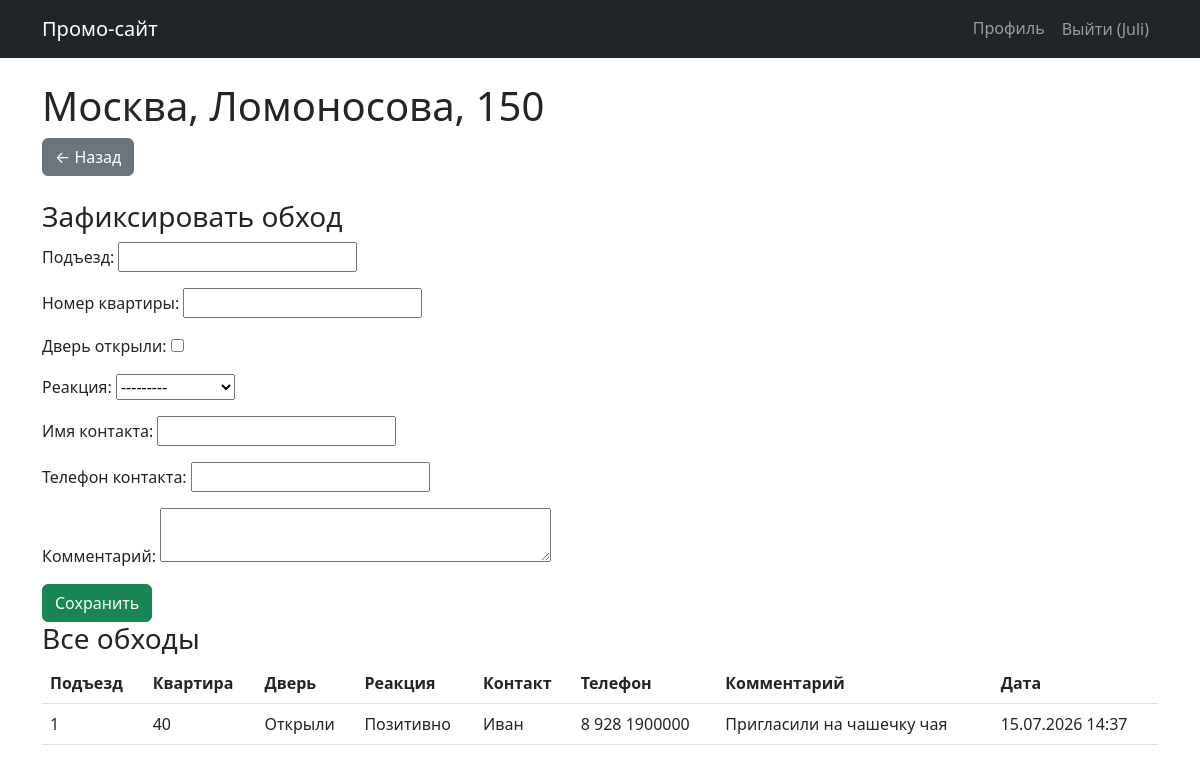
The app's page /campaign/5/house/5/ (signed in) with its own data.
### campaigns/models.py (models this page shows, shortened)
class House(models.Model):
    campaign = models.ForeignKey(
        Campaign, on_delete=models.CASCADE, related_name='houses',
        verbose_name='Кампания'
    )
    city = models.CharField(max_length=100, verbose_name='Город')
    street = models.CharField(max_length=200, verbose_name='Улица')
    house_number = models.CharField(max_length=20, verbose_name='Номер дома')
    entrances = models.PositiveIntegerField(verbose_name='Количество подъездов')
    apartments_per_entrance = models.PositiveIntegerField(verbose_name='Квартир в подъезде')
    class Meta:
        verbose_name = 'Дом'
        verbose_name_plural = 'Дома'

class ApartmentVisit(models.Model):
    house = models.ForeignKey(
        House, on_delete=models.CASCADE, related_name='visits',
        verbose_name='Дом'
    )
    entrance = models.PositiveIntegerField(verbose_name='Подъезд')
    apartment_number = models.PositiveIntegerField(verbose_name='Номер квартиры')
    opened_door = models.BooleanField(verbose_name='Дверь открыли')
    reaction = models.CharField(
        max_length=20,
        choices=[
            ('positive', 'Позитивно'),
            ('neutral', 'Нейтрально'),
            ('negative', 'Негативно')
        ],
        blank=True, null=True,
        verbose_name='Реакция'
    )
    contact_name = models.CharField(max_length=100, blank=True, null=True, verbose_name='Имя контакта')
    contact_phone = models.CharField(max_length=20, blank=True, null=True, verbose_name='Телефон контакта')
    comment = models.TextField(blank=True, null=True, verbose_name='Комментарий')
    visited_at = models.DateTimeField(auto_now_add=True, verbose_name='Дата и время обхода')
    visitor = models.ForeignKey(User, on_delete=models.CASCADE, verbose_name='Кто обошёл')
    class Meta:
        verbose_name = 'Поквартирный обход'
        verbose_name_plural = 'Поквартирные обходы'

### campaigns/views.py (the view)
# urls.py: path('campaign/<int:campaign_id>/house/<int:house_id>/', views.house_detail, name='house_detail'),
@login_required
def house_detail(request, campaign_id, house_id):
    campaign = get_object_or_404(Campaign, id=campaign_id)
    house = get_object_or_404(House, id=house_id, campaign=campaign)
    visits = house.visits.order_by('-visited_at')
    if request.method == 'POST':
        form = ApartmentVisitForm(request.POST)
        if form.is_valid():
            data = form.cleaned_data
            record_visit(
                house=house,
                visitor=request.user,
                entrance=data['entrance'],
                apartment_number=data['apartment_number'],
                opened_door=data['opened_door'],
                reaction=data.get('reaction'),
                contact_name=data.get('contact_name'),
                contact_phone=data.get('contact_phone'),
                comment=data.get('comment')
            )
            messages.success(request, 'Обход зафиксирован!')
            return redirect('house_detail', campaign_id=campaign.id, house_id=house.id)
    else:
        form = ApartmentVisitForm()
    return render(request, 'campaigns/house_detail.html', {
        'campaign': campaign,
        'house': house,
        'visits': visits,
        'visit_form': form,
    })

### campaigns/forms.py
class ApartmentVisitForm(forms.ModelForm):
    class Meta:
        model = ApartmentVisit
        fields = ['entrance', 'apartment_number', 'opened_door', 'reaction',
                  'contact_name', 'contact_phone', 'comment']
        labels = {
            'entrance': 'Подъезд',
            'apartment_number': 'Номер квартиры',
            'opened_door': 'Дверь открыли',
            'reaction': 'Реакция',
            'contact_name': 'Имя контакта',
            'contact_phone': 'Телефон контакта',
            'comment': 'Комментарий',
        }
        widgets = {'comment': forms.Textarea(attrs={'rows': 2})}

### campaigns/templates/campaigns/house_detail.html (shortened to what this page needs)
{% extends 'campaigns/base.html' %}
{% block content %}
<h1>{{ house.city }}, {{ house.street }}, {{ house.house_number }}</h1>
<a href="{% url 'campaign_detail' campaign.id %}" class="btn btn-secondary">← Назад</a>
<h3 class="mt-4">Зафиксировать обход</h3>
<form method="post">
    {{ visit_form.as_p }}
    <button class="btn btn-success">Сохранить</button>
</form>
<h3>Все обходы</h3>
<table class="table">
    <thead>
        <tr>
            <th>Подъезд</th><th>Квартира</th><th>Дверь</th><th>Реакция</th>
            <th>Контакт</th><th>Телефон</th><th>Комментарий</th><th>Дата</th>
        </tr>
    </thead>
    <tbody>
        {% for v in visits %}
        <tr>
            <td>{{ v.entrance }}</td>
            <td>{{ v.apartment_number }}</td>
            <td>{{ v.opened_door|yesno:"Открыли,Не открыли" }}</td>
            <td>{{ v.get_reaction_display|default:"—" }}</td>
            <td>{{ v.contact_name|default:"—" }}</td>
            <td>{{ v.contact_phone|default:"—" }}</td>
            <td>{{ v.comment|default:"—" }}</td>
            <td>{{ v.visited_at|date:"d.m.Y H:i" }}</td>
        </tr>
        {% empty %}
        <tr><td colspan="8">Обходов пока нет.</td></tr>
        {% endfor %}
    </tbody>
</table>
{% endblock %}

### campaigns/templates/campaigns/base.html (shortened to what this page needs)
<!DOCTYPE html>
<html lang="ru">
<head>
    <link href="https://cdn.jsdelivr.net/npm/bootstrap@5.2.3/dist/css/bootstrap.min.css" rel="stylesheet">
</head>
<body>
    <nav class="navbar navbar-expand-lg navbar-dark bg-dark">
        <div class="container">
            <a class="navbar-brand" href="/">Промо-сайт</a>
            <div class="collapse navbar-collapse">
                <ul class="navbar-nav ms-auto">
                    {% if user.is_authenticated %}
                        <li class="nav-item"><a class="nav-link" href="{% url 'profile' %}">Профиль</a></li>
                        <li class="nav-item">
                            <form method="post" action="{% url 'logout' %}" style="display:inline;">
                                <button class="btn btn-link nav-link">Выйти ({{ user.username }})</button>
                            </form>
                        </li>
                    {% else %}
                        <li class="nav-item"><a class="nav-link" href="{% url 'login' %}">Войти</a></li>
                        <li class="nav-item"><a class="nav-link" href="{% url 'register' %}">Регистрация</a></li>
                    {% endif %}
                </ul>
            </div>
        </div>
    </nav>
    <div class="container mt-4">
        {% block content %}{% endblock %}
    </div>
</body>
</html>

### records on screen
House: city "Москва", street "Ломоносова", house_number "150"
ApartmentVisit: entrance "1", apartment_number "40", opened_door "Открыли", reaction "Позитивно", contact_name "Иван", contact_phone "8 928 1900000", comment "Пригласили на чашечку чая", visited_at "15.07.2026 14:37"

### other values on screen
{{ user.username }} "Juli"
